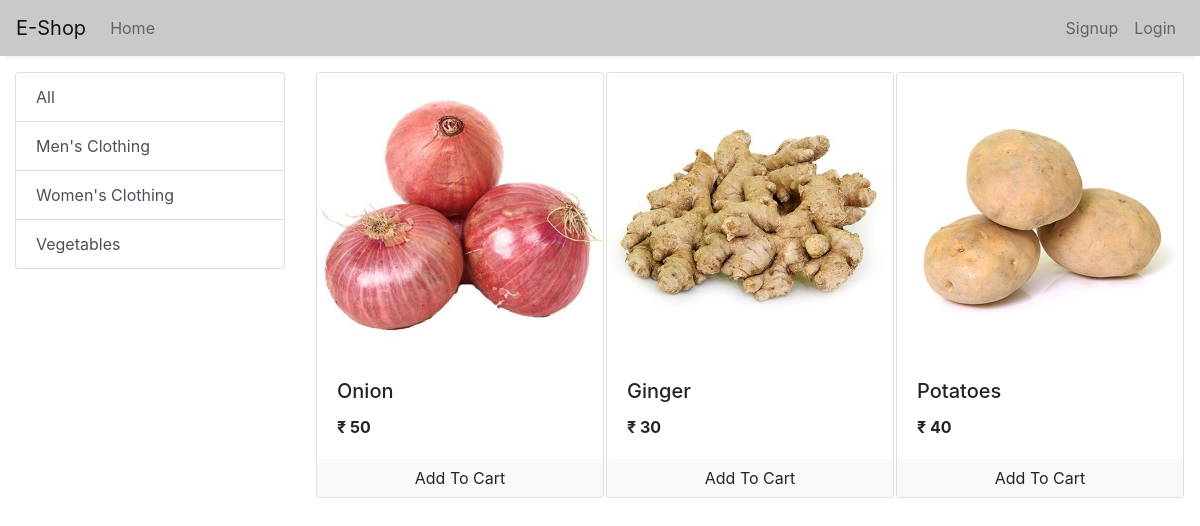
Screenshot of /?category=3 with the database file from the repository.
### store/models/category.py (models this page shows, shortened)
class Categories(models.Model):
    name = models.CharField(max_length=50)
    @staticmethod
    def get_all_category():
        return Categories.objects.all()

### store/models/product.py (models this page shows, shortened)
class Product(models.Model):
    name = models.CharField(max_length=50)
    price = models.IntegerField(default=0)
    category = models.ForeignKey(Categories, on_delete=models.CASCADE, default=1)
    desciption = models.CharField(max_length=200, default="", null=True, blank=True)
    image = models.ImageField(upload_to="upload/products/")
    @staticmethod
    def get_all_product_by_category_id(category_id):
        if category_id:
            return Product.objects.filter(category=category_id)
        else:
            return Product.get_all_product()

### store/views/home.py (the view, shortened to what this page needs)
# urls.py: 2. Add a URL to urlpatterns:  path('', views.home, name='home')
class home(View):
    def get(self, request):
        cart = request.session.get("cart")
        if not cart:
            request.session["cart"] = {}
        product = None
        category = Categories.get_all_category()
        categotyID = request.GET.get("category")
        if categotyID:
            product = Product.get_all_product_by_category_id(categotyID)
        else:
            product = Product.get_all_product()
        data = {}
        data["products"] = product
        data["category"] = category
        data["cart"] = request.session.get("cart")
        return render(request, "home.html", data)

### store/templatetags/cart.py (called while the page is built)
@register.filter(name='is_in_cart')
def is_in_cart(product,cart):
    keys = cart.keys()
    for id in keys:
        if id.isdigit():
            if int(id) == product.id:
                return True
    return False

### store/templatetags/custom_filter.py (called while the page is built)
@register.filter(name='currency')
def currency(number):
    return "₹ "+str(number)

### store/templates/home.html (shortened to what this page needs)
{%extends 'index.html'%}
{%block body%}
{% load cart %}
{%load custom_filter%}
<div class="container-fluid mt-3">
  <div class="row">
    <div class="col-lg-3 mx-auto">
      <div class="list-group">
        <a href="/" class="list-group-item list-group-item-action">All</a>
        {%for category in category%}
        <a href="/?category={{category.id}}" class="list-group-item list-group-item-action">{{category.name}}</a>
        {% endfor%}
      </div>
    </div>
    <div id='products' class="col-lg-9 mx-auto">
      <div class="row mx-auto">
        {%for product in products%}
        <div class="card mx-auto mb-3" id={{product.id}} style="width: 18rem;">
          <img class="card-img-top" src="{{product.image.url}}" alt="Card image cap">
          <div class="card-body">
            <h5 class="card-title">{{product.name}}</h5>
            <b class="card-text ">{{product.price|currency}}</b>
          </div>
          <div class="cart-footer p-0 ">
            {% if product|is_in_cart:request.session.cart %}
            <div class="row  no-gutters m-0">
              <form action="/#{{product.id}}" method="POST" class="col-2">
                {%csrf_token%}
                <input hidden="text" name="product" value="{{product.id}}">
                <input hidden="text" name="remove" value="True">
                <input type="submit" value=" - " class=" btn btn-block btn-light border-right ">
              </form>
              <div class="text-center col"> {{product|cart_quantity:request.session.cart}} in Cart</div>
              <form action="/#{{product.id}}" method="POST" class="col-2 ">
                {%csrf_token%}
                <input hidden="text" name="product" value="{{product.id}}">
                <input type="submit" value=" + " class="btn btn-block btn-light border-left ">
              </form>
            </div>
            {% else %}
            <form action="/#{{product.id}}" method="POST" class=" btn-block ">
              <input type="submit" class="float-right btn btn-light form-control" value="Add To Cart">
            </form>
            {% endif %}
          </div>
        </div>
        {% endfor%}
      </div>
    </div>
  </div>
</div>
{%endblock body%}

### rows the page displays
Categories: name "Men's Clothing"
Categories: name "Women's Clothing"
Categories: name "Vegetables"
Product: image (picture), name "Onion", price "₹ 50"
Product: image (picture), name "Ginger", price "₹ 30"
Product: image (picture), name "Potatoes", price "₹ 40"
